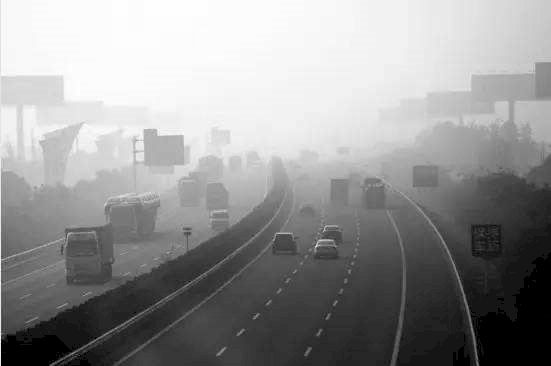
#> input picture image_processing/images/car_fog_gray.jpg, 551 x 366 px
$ python Canny.py   (older library calls are emulated)
#> lines starting #> are read from the running program, lines starting #| are printed output that depends on the picture; after the words box and inside, x2 and y2 are one past the last pixel; in counts of white or black regions, pixels touching at a corner belong together
#> further down, temImg is the input picture: shape (366, 551, 3); min 0, max 255, mean 148.7
import cv2
import numpy as np
import math

dire = [[-1, 1],
        [0, 1],
        [1, 1],
        [-1, 0],
        [0, 0],
        [1, 0],
        [-1, -1],
        [0, -1],
        [1, -1]]


# [30 lines left out: functions GaussTemplate, GaussFilter, not called in this run]


def SobelOperator(img, threshold):
#> called with threshold = 10
    sobel_x = [[-1, 0, 1], [-2, 0, 2], [-1, 0, 1]]
    sobel_y = [[-1, -2, -1], [0, 0, 0], [1, 2, 1]]
    sobel_x = np.array(sobel_x)
    sobel_y = np.array(sobel_y)

    out = np.zeros(np.shape(img))
    out_x = out
    out_y = out
    theta = out
    for i in range(1, img.shape[0] - 1):
        for j in range(1, img.shape[1] - 1):
            temSum_x = 0
            temSum_y = 0
            for k in range(0, 3):
                for l in range(0, 3):
                    temSum_x = temSum_x + sobel_x[k][l] * int(img[i+k-1][j+l-1])
                    temSum_y = temSum_y + sobel_y[k][l] * int(img[i+k-1][j+l-1])
            theta[i][j] = np.arctan(temSum_y/(abs(temSum_x)+1))
            temSum_x = temSum_x * temSum_x
            temSum_y = temSum_y * temSum_y
            temSum = temSum_x + temSum_y
            out_x[i][j] = math.sqrt(temSum_x)
            out_y[i][j] = math.sqrt(temSum_y)
            out[i][j] = math.sqrt(temSum)
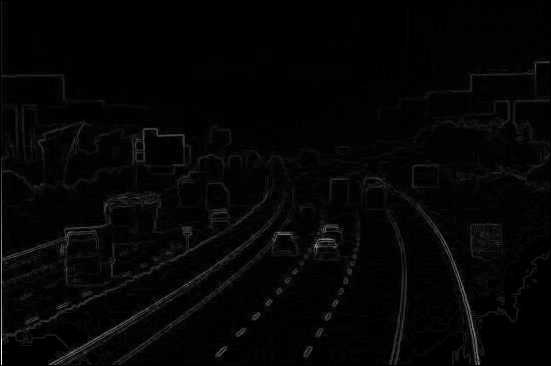
#> out: shape (366, 551) float64; min 0, max 946, mean 19; drawn with min black and max white

    out_x = np.uint8(out_x)
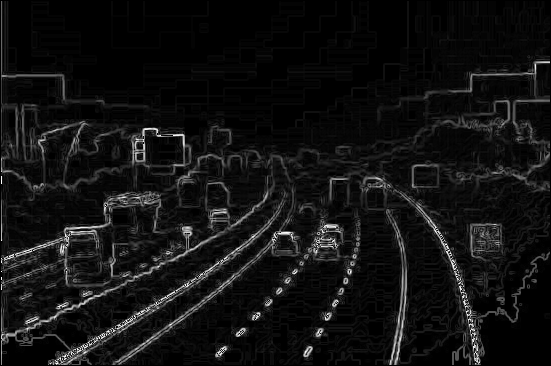
#> out_x: shape (366, 551); min 0, max 255, mean 17.7
    out_y = np.uint8(out_y)
    out = np.uint8(out)
    theta = np.uint8(theta)

    out_x = np.clip(out_x, 0, 255)
    out_y = np.clip(out_y, 0, 255)
    out = np.clip(out, 0, 255)
    theta = np.clip(theta, 0, 255)
    ''''''
    for i in range(1, img.shape[0] - 1):
        for j in range(1, img.shape[1] - 1):
            if threshold < out[i][j]:
                out[i][j] = 0
            else:
                out[i][j] = 255
            if threshold < out_x[i][j]:
                out_x[i][j] = 0
            else:
                out_x[i][j] = 255
            if threshold < out_y[i][j]:
                out_y[i][j] = 0
            else:
                out_y[i][j] = 255
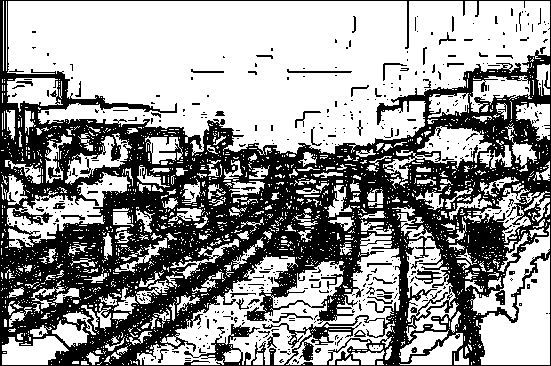
#> out: shape (366, 551); 59.2% white; 450 black regions (390 under 20 px), largest, box (x1, y1, x2, y2) and area: (0, 0, 551, 366) 78094, (415, 269, 442, 284) 155, (287, 69, 352, 73) 132

    '''
    img2 = cv2.Sobel(img, cv2.CV_16S, 1, 1)
    img2 = cv2.convertScaleAbs(img2)
    cv2.imshow("img2", img2)
    '''

    '''
    cv2.imshow("out_y", out_y)
    cv2.imshow("out_x", out_x)
    cv2.imshow("out", out)
    cv2.imshow("img2", img2)
    cv2.waitKey()
    '''
    # [6 lines of commented-out code are left out]
    temSum = 0
    for i in range(1, img.shape[0] - 1):
        for j in range(1, img.shape[1] - 1):
            if out_x[i][j] == out_y[i][j]:
                temSum = temSum + 1
#> after the loop, temSum = 199836
    print(temSum)
#| 199836
    cv2.imshow("imgxs", out_x)
    cv2.imshow("imgys", out_y)
    cv2.imshow("img1s", out)
    #cv2.imshow("theta", theta)
    print(theta)
#> (printed output is left out)
    cv2.waitKey()
    return [out_x, out_y, out]


'''def NonMaximumSuppression(imgx, imgy, threshold):
    out = np.zeros(img.shape)
    for i in range(1, img.shape[0] - 1):
        for j in range(1, img.shape[1] - 1):
            if abs(img[i][j]) <= 4:
                out[i][j] = 0
            elif abs(img)'''


# [30 lines left out: function CannyEdgeDetection, not called in this run]

'''
temImg = cv2.imread("images/car_fog_gray.jpg")
#temImg = cv2.imread("images/sunflower_240p_gray.jpg")
temImg = cv2.cvtColor(temImg, cv2.COLOR_BGR2GRAY)

cv2.imshow("img", temImg)
cv2.waitKey()
temImg = GaussFilter(temImg, 3, 3)
cv2.imshow("img", temImg)
cv2.waitKey()
'''
'''
imgs = SobelOperator(temImg, 150)
cv2.imshow("imgx", imgs[0])
cv2.imshow("imgy", imgs[1])
cv2.imshow("img1", imgs[2])
cv2.waitKey()
'''

'''
cv2.imshow("img", temImg)
cv2.waitKey()
'''

''''''
temImg = cv2.imread("images/car_fog_gray.jpg")
temImg = cv2.cvtColor(temImg, cv2.COLOR_BGR2GRAY)
SobelOperator(temImg, 10)
#CannyEdgeDetection(temImg, 2, 30, 60)

$ run again, with image_processing/images/sunflower_240p_gray.jpg copied over image_processing/images/car_fog_gray.jpg
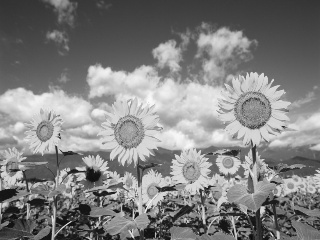
#> input picture image_processing/images/sunflower_240p_gray.jpg, 320 x 240 px
#> temImg is the input picture: shape (240, 320, 3); min 8, max 254, mean 129.2
#> temImg: shape (240, 320)
#> after the loop in SobelOperator, `for i in range(1, img.shape[0] - 1):`:
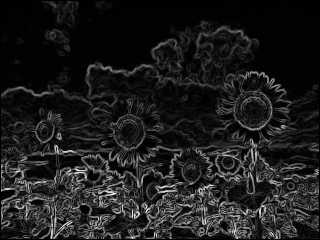
#> out: shape (240, 320) float64; min 0, max 800.1, mean 92.6; drawn with min black and max white
#> after the loop in SobelOperator, `for i in range(1, img.shape[0] - 1):`:
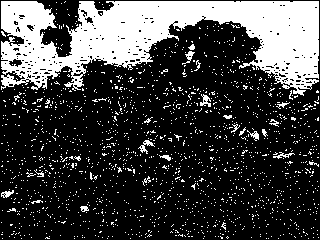
#> out: shape (240, 320); 26.1% white; 1650 white regions (1628 under 20 px), largest, box (x1, y1, x2, y2) and area: (1, 1, 319, 96) 16179, (138, 140, 155, 154) 78, (200, 94, 211, 107) 76
#| 75684
#> (printed output is left out)
